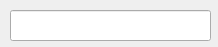
<?xml version="1.0" encoding="UTF-8"?>
<ui version="4.0">
 <class>QRestTimeCounter</class>
 <widget class="QDialog" name="QRestTimeCounter">
  <property name="geometry">
   <rect>
    <x>0</x>
    <y>0</y>
    <width>218</width>
    <height>47</height>
   </rect>
  </property>
  <property name="windowTitle">
   <string>Dialog</string>
  </property>
  <widget class="QLineEdit" name="lineEdit">
   <property name="geometry">
    <rect>
     <x>10</x>
     <y>10</y>
     <width>201</width>
     <height>31</height>
    </rect>
   </property>
  </widget>
 </widget>
 <resources/>
 <connections/>
</ui>
